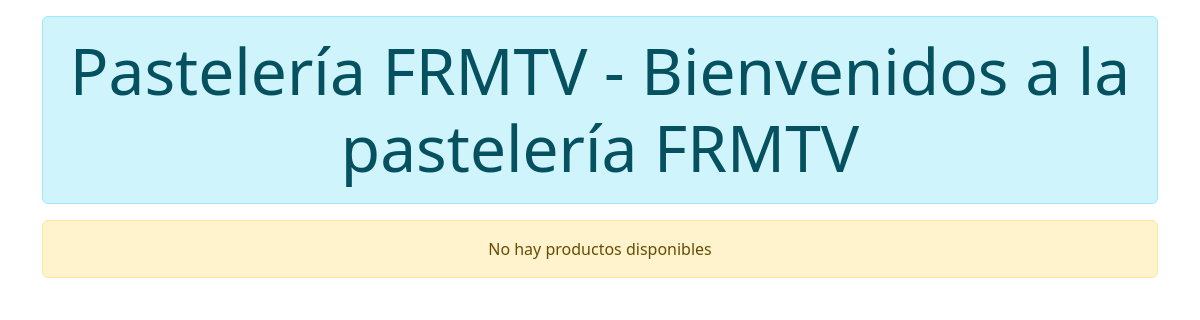
The app's page /, older data.
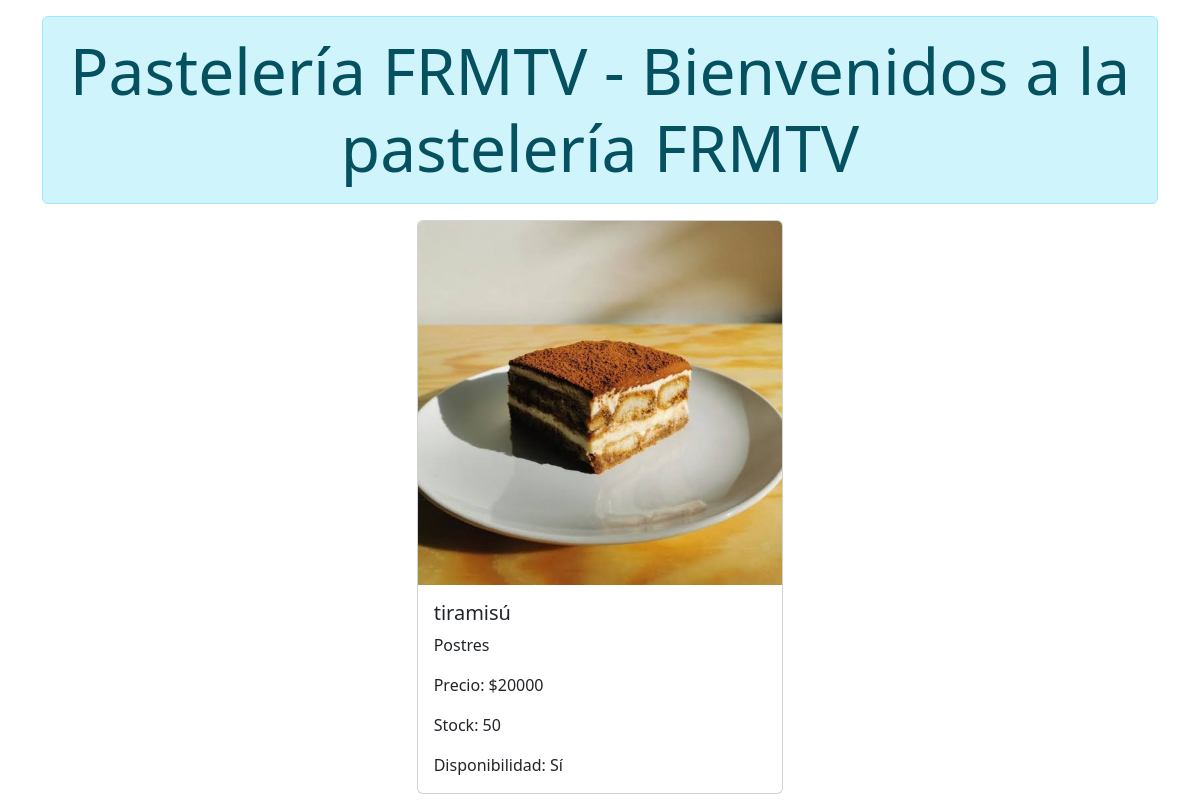
The same page, newer data.
### catalogo/models.py (models this page shows, shortened)
class producto(models.Model):
    nombre = models.CharField(max_length=50)
    linea = models.ForeignKey(linea, on_delete=models.CASCADE, related_name='producto')
    precio = models.SmallIntegerField()
    imagen = models.ImageField(upload_to='imagenes/', blank=True, null=True)
    apto_celiacos = models.BooleanField(default=False)
    cantidad = models.SmallIntegerField()
    disponibilidad = models.BooleanField(default=True)
    stock_dia = models.SmallIntegerField()
    class Meta:
        ordering = ['nombre']
        verbose_name_plural = 'productos de la pasteleria'

class linea(models.Model):
    nombre = models.CharField(max_length=50, unique=True)
    def __str__(self):
        return self.nombre

### catalogo/views.py (the view)
# urls.py: path('', views.index),
def index(request):
    productos = producto.objects.all()
    data = {
        'titulo': 'Pastelería FRMTV',
        'mensaje': 'Bienvenidos a la pastelería FRMTV',
        'productos': productos
    }
    return render(request, 'index.html', data)

### templates/index.html (shortened to what this page needs)
<!doctype html>
<html lang="en" data-bs-theme="light">
    <head>
        <link
            href="https://cdn.jsdelivr.net/npm/bootstrap@5.3.8/dist/css/bootstrap.min.css"
            rel="stylesheet"
        />
    </head>
    <body class="container mt-3">
        <header>
            <div class="alert alert-info text-center display-3" role="alert">
                Pastelería FRMTV - Bienvenidos a la pastelería FRMTV
        </header>
        <main>
            {% if productos %}
                <div class="row justify-content-center align-items-center g-2 row-cols-3">
                    {% for producto in productos %}
                        <div class="col">
                            <div class="card">
                                <img src="{{ producto.imagen.url }}" class="card-img-top" alt="{{ producto.nombre }}">
                                <div class="card-body">
                                    <h5 class="card-title">{{ producto.nombre }}</h5>
                                    <p class="card-text">{{ producto.linea}}</p>
                                    <p class="card-text">Precio: ${{ producto.precio }}</p>
                                    <p class="card-text">Stock: {{ producto.stock_dia }}</p>
                                    <p class="card-text">Disponibilidad: {{ producto.disponibilidad|yesno:"Sí,No"   }}</p>
                                </div>
                            </div>
                        </div>
                    {% endfor %}
                </div>
            {% else %}
                <div class="alert alert-warning text-center" role="alert">
                    No hay productos disponibles
                </div>
            {% endif %}
        </main>
    </body>
</html>

Row changes from the older to the newer data that the page shows:
added producto: imagen (picture), nombre "tiramisú", linea "Postres", precio "20000", stock_dia "50", disponibilidad "Sí"
Text that changed along with them:
text no longer shown: "No hay productos disponibles"
